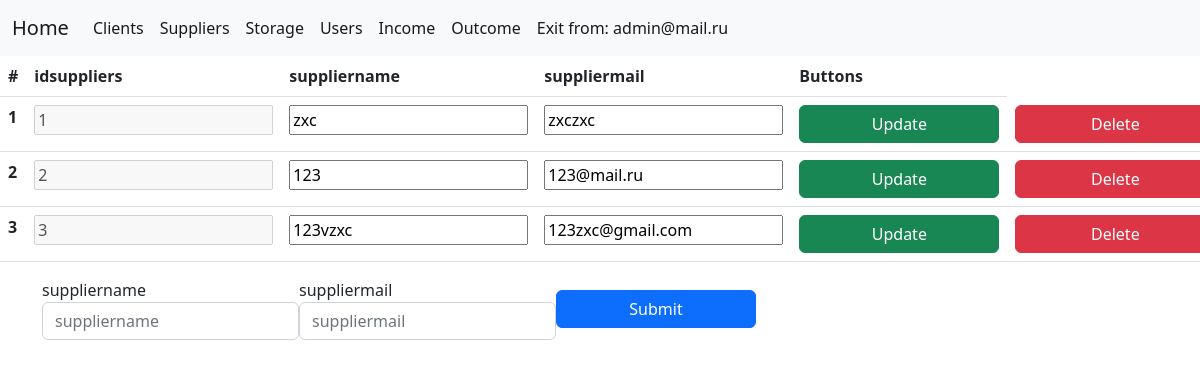
/suppliers/suppliers.php (signed in), run on an earlier commit of the app's database.
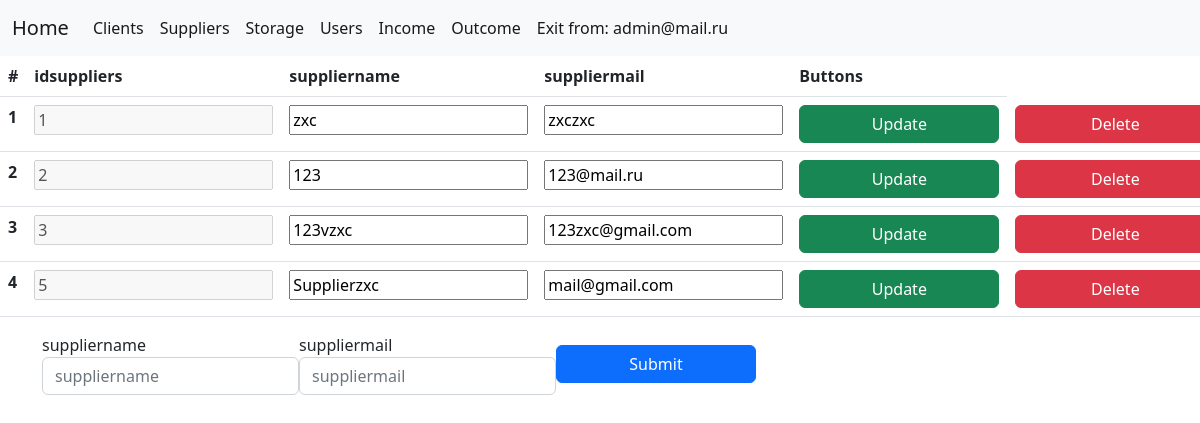
And on a later commit of the database.
### tables this page shows
CREATE TABLE `suppliers` (
  `idsuppliers` int NOT NULL AUTO_INCREMENT,
  `suppliername` varchar(45) NOT NULL,
  `suppliermail` varchar(100) NOT NULL,
  PRIMARY KEY (`idsuppliers`),
  UNIQUE KEY `idsuppliers_UNIQUE` (`idsuppliers`)
);

### suppliers/suppliers.php (the view, shortened to what this page needs)
<?php
require_once "../util/database.php";
$req=mysqli_query($mysql,"SELECT * FROM suppliers");
$req1=mysqli_query($mysql,"SELECT * FROM suppliers");
$vals = mysqli_fetch_assoc($req1);
$req1 = mysqli_fetch_all($req);
$fields[] = [];
$i = 1;
?>
<!DOCTYPE html>
<html lang="en">
<head>
    <link rel="stylesheet" href="../source/bootstrap/css/bootstrap.min.css"/>
    <link rel="stylesheet" href="../source/style.css"/>
</head>
<body>
    <nav class="navbar navbar-expand-lg bg-light">
        <div class="container-fluid">
            <a class="navbar-brand" href="../"> Home </a>
            <div class="collapse navbar-collapse">
                <ul class="navbar-nav me-auto mb-12 mb-lg-0">
                    <li class="nav-item">
                        <a class="nav-link active" href="../clients/clients.php">Clients </a>
                    </li>
                    <li class="nav-item">
                        <a class="nav-link active" aria-current="page" href="../suppliers/suppliers.php">Suppliers</a>
                    </li>
                    <li class="nav-item">
                        <a class="nav-link active" aria-current="page" href="../storage/storage.php">Storage</a>
                    </li>
                    <li class="nav-item">
                            <a class="nav-link active" aria-current="page" href="../users/users.php">Users</a>
                        </li>
                        <li class="nav-item">
                            <a class="nav-link active" aria-current="page" href="../income/income.php">Income</a>
                        </li>
                        <li class="nav-item">
                            <a class="nav-link active" aria-current="page" href="../outcome/outcome.php">Outcome</a>
                        </li>
                    <li class="nav-item">
                        <a class="nav-link active" aria-current="page" href="../util/exit.php">Exit from: <?=$_SESSION['usermail']?></a>
                    </li>
                </ul>
            </div>
        </div>
    </nav>
        <table class="table">
            <thead class="thead-light">
                <tr>
                    <th scope="col">#</th>
                    <?php
                    foreach($vals as $key => $value){
                        echo('<th scope="col">'.$key.'</th>');
                        array_push($fields,$key);
                        }
                    ?>
                    <th>Buttons</th>
                </tr>
            </thead>
            <tbody>
                <?php
                    foreach($req1 as $key => $val)
                    {
                        $j = 0;
                        echo('<tr>');
                        echo('<th scope="row">'.$i.'</th>');
                        ?>
                        <form action="CRUD/update.php" class="formtb" method="POST" id=<?php echo("tb".$key)?> >
                        <?php
                        foreach($val as $data){
                            if($j == 0)
                            {
                                echo('<td> <input type="text" disabled  name="'."item".$j.'" placeholder="'.$data.'" value="'.$data.'">');
                                echo('</td>');
                            }
                            else{
                                echo('<td> <input type="text" id="'."idtb".$j.$key.'" name="'."item".$j.'" placeholder="'.$data.'" value="'.$data.'"></td>');
                            }
                            $j++;
                        }
                        echo('<td><button type="submit" class="btn btn-success">Update</button></td>');
                        ?>
                        </form>
                        <?php
                        echo('<td> <a href="CRUD/delete.php?id='.$val[0].'"><button class="btn btn-danger">Delete</button></a></td>');
                        echo('</tr>');
                        $i++;
                    }?>
            </tbody>
        </table>
        <div class="container">
        <form action="./CRUD/create.php" method="POST">
            <div style="display:flex;" class="form-row align-items-center">
                <?php
                    for($i = 2; $i <= sizeof($vals); $i++){
                ?>
                    <div class="col-auto">
                        <label class="sr-only" for="inlineFormInput"><?=$fields[$i]?></label>
                        <input  required type="text" class="form-control mb-2" name="name_<?=$i?>" placeholder="<?=$fields[$i]?>">
                    </div>
                <?php }?>
                <div class="col-auto">
                    <button type="submit" class="btn btn-primary mb-2">Submit</button>
                </div>
            </div>
        </form>
    </div>
</body>
</html>

What changed in the data, as far as the page shows it:
added suppliers: item0 "5", item1 "Supplierzxc", item2 "mail@gmail.com"
